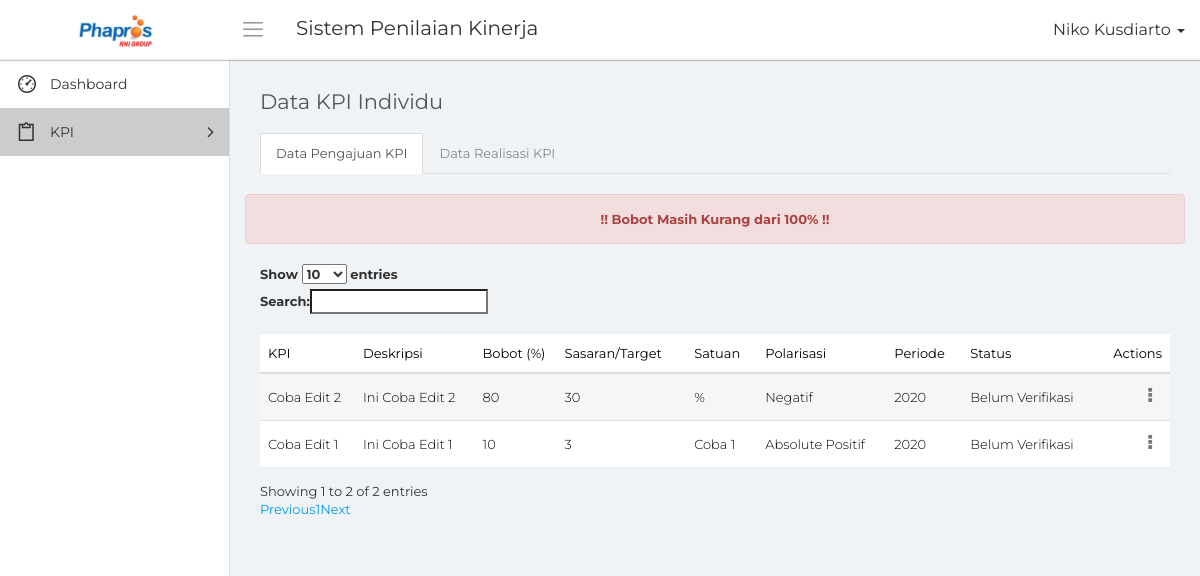
Before: /data_kpi.php (signed in) with the older database file.
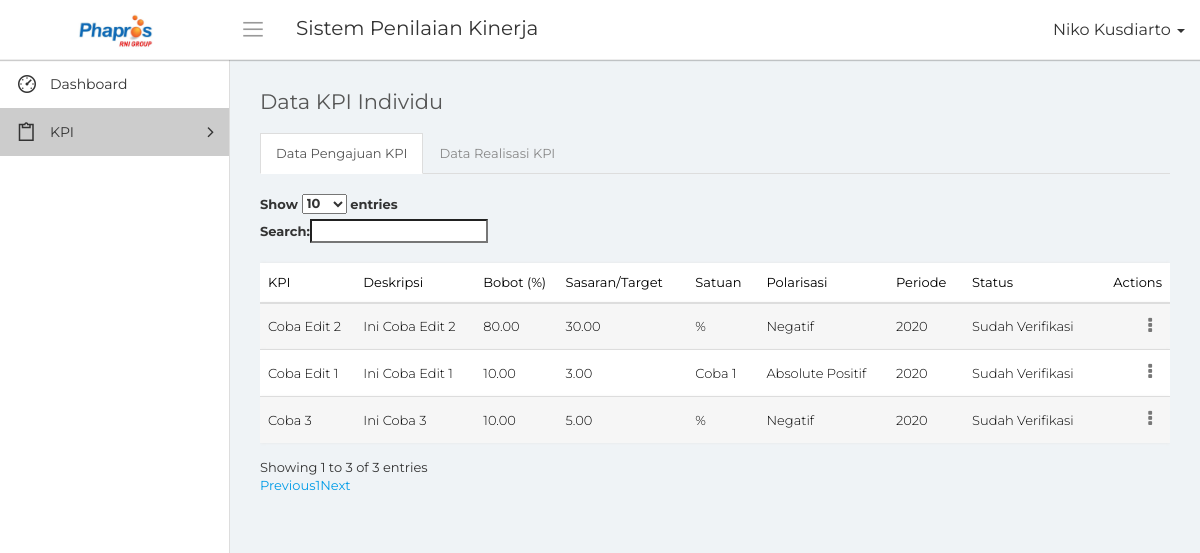
After: the same page with the newer database file.
### tables this page shows
CREATE TABLE `data_kpi` (
  `id_kpi` bigint(20) NOT NULL,
  `id_anggota` bigint(20) NOT NULL DEFAULT '0',
  `id_jabatan` bigint(20) NOT NULL DEFAULT '0',
  `id_unit` bigint(20) DEFAULT '0',
  `id_periode` bigint(20) NOT NULL DEFAULT '0',
  `kpi` text NOT NULL,
  `deskripsi` text NOT NULL,
  `bobot` decimal(20,2) NOT NULL DEFAULT '0.00',
  `sasaran` decimal(20,2) NOT NULL DEFAULT '0.00',
  `satuan` varchar(20) NOT NULL,
  `sifat_kpi` int(2) NOT NULL DEFAULT '0',
  `status` int(2) NOT NULL DEFAULT '0',
  `id_verifikator` bigint(20) NOT NULL DEFAULT '0',
  `tanggal_input` date NOT NULL,
  `tanggal_verifikasi` date NOT NULL
);

CREATE TABLE `mst_satuan` (
  `id_satuan` bigint(20) NOT NULL,
  `nama_satuan` varchar(50) NOT NULL,
  `jenis_polarisasi` text NOT NULL,
  `id_periode` bigint(20) NOT NULL,
  `tanggal_input` date NOT NULL
);

CREATE TABLE `mst_polarisasi` (
  `id_polarisasi` bigint(20) NOT NULL,
  `nama_polarisasi` varchar(50) NOT NULL,
  `id_periode` bigint(20) NOT NULL,
  `tanggal_input` date NOT NULL
);

CREATE TABLE `mst_periode` (
  `id_periode` bigint(20) NOT NULL,
  `tahun` int(10) NOT NULL,
  `status` int(5) NOT NULL
);

### conn/database.php (called while the page is built, shortened)
<?php
	class database{
		function __construct(){
			$this->connection = new mysqli('localhost', 'root', '','phapros_final');
		}
		function tampil_kpi($id_periode = null){
			$id_anggota = $_SESSION['id_anggota'];
			$id_jabatan = $_SESSION['id_jabatan'];
			$id_unit = $_SESSION['id_unit'];
			if($id_periode != null)
				$query = $this->connection->query("SELECT k.*, j.nama_jabatan, u.nama_unit, p.tahun, s.nama_satuan, pol.nama_polarisasi FROM data_kpi k LEFT JOIN mst_jabatan j ON j.id_jabatan = k.id_jabatan LEFT JOIN mst_unit u ON u.id_unit = k.id_unit LEFT JOIN mst_periode p ON p.id_periode = k.id_periode LEFT JOIN mst_satuan s ON s.id_satuan = k.satuan LEFT JOIN mst_polarisasi pol ON pol.id_polarisasi = k.sifat_kpi WHERE k.id_anggota = '$id_anggota' AND k.id_jabatan = '$id_jabatan' AND k.id_unit = '$id_unit' AND p.id_periode = '$id_periode'");
			while($tampil = $query->fetch_array())
				$hasil[] = $tampil;
			return $hasil;
		}
		function tampil_waktu_input(){
			$query = $this->connection->query("SELECT * FROM waktu_input");
			while($tampil = $query->fetch_array())
				$hasil[] = $tampil;
			return $hasil;
		}
		function tampil_akses(){
			$query = $this->connection->query("SELECT * FROM akses_menu");
			while($tampil = $query->fetch_array())
				$hasil[] = $tampil;
			return $hasil;
		}
		function tampil_periode($id_periode = null){
			if($id_periode == null)
				$query = $this->connection->query("SELECT * FROM mst_periode");
			else
				$query = $this->connection->query("SELECT * FROM mst_periode WHERE id_periode = '$id_periode'");
			while($tampil = $query->fetch_array())
				$hasil[] = $tampil;
			return $hasil;
		}
		function total_bobot($id_anggota = null, $id_jabatan = null, $id_unit = null, $id_periode = null)
		{
			$query = $this->connection->query("SELECT * FROM data_kpi WHERE id_anggota = '$id_anggota' AND id_jabatan = '$id_jabatan' AND id_unit = '$id_unit' AND id_periode = '$id_periode'");
			$jml = 0;
			while($tampil = $query->fetch_array())
				$jml = $jml + $tampil['bobot'];
			return $jml;
		}
	}
?>

### data_kpi.php (the view, shortened to what this page needs)
<?php
    include "conn/database.php";
    $db = new database();
    $nama = $_SESSION['nama'];
    $jabatan = $_SESSION['id_jabatan'];
    $id_anggotaD = $_SESSION['id_anggota'];
    $id_unitD = $_SESSION['id_unit'];
    foreach($db->tampil_periode() as $tampilP)
    {
        if($tampilP['status'] == 1)
        {
            $idA = $tampilP['id_periode'];
        }
    }
?>
<!DOCTYPE html>
<html>
    <head>
        <link rel="stylesheet" type="text/css" href="assets/css/bootstrap.min.css">
        <link rel="stylesheet" type="text/css" href="assets/css/font-awesome.min.css">
        <link rel="stylesheet" type="text/css" href="assets/css/line-awesome.min.css">
        <link rel="stylesheet" type="text/css" href="https://cdn.datatables.net/v/dt/dt-1.10.18/datatables.min.css"/>
		<link rel="stylesheet" type="text/css" href="assets/css/select2.min.css">
		<link rel="stylesheet" type="text/css" href="assets/css/bootstrap-datetimepicker.min.css">
        <link rel="stylesheet" type="text/css" href="assets/css/style.css">
    </head>
    <body>
        <div class="main-wrapper">
            <div class="header">
				<div class="header-left">
                    <a href="index.php" class="logo">
						<img src="assets/img/logo-phapros.jpg" width="75" height="" alt="">
					</a>
                </div>
				<a id="toggle_btn" href="javascript:void(0);"><i class="la la-bars"></i></a>
                <div class="page-title-box pull-left">
					<h3>Sistem Penilaian Kinerja</h3>
                </div>
				<ul class="nav navbar-nav navbar-right user-menu pull-right">
					<li class="dropdown">
						<a href="" class="dropdown-toggle user-link" data-toggle="dropdown" title="Admin">
							<span>
                                <?php echo $nama; ?>
                            </span>
							<i class="caret"></i>
						</a>
					</li>
				</ul>
            </div>
            <div class="sidebar" id="sidebar">
                <div class="sidebar-inner slimscroll">
					<div id="sidebar-menu" class="sidebar-menu">
						<ul>
							<li>
								<a href="index.php"><i class="la la-dashboard"></i> <span>Dashboard</span></a>
							</li>
                            <?php
                                foreach($db->tampil_akses() as $tampil)
                                {
                                    if($tampil['id_jabatan'] == $jabatan)
                                    {
                                        $m1 = $tampil['menu1'];
                                        $m2 = $tampil['menu2'];
                                        $m3 = $tampil['menu3'];
                                        $m4 = $tampil['menu4'];
                                        $m5 = $tampil['menu5'];
                                        $m6 = $tampil['menu6'];
                                        $m7 = $tampil['menu7'];
                                    }
                                }
                            ?>
                            <li class="active submenu">
								<a href="#"><i class="la la-clipboard"></i> <span> KPI</span> <span class="menu-arrow"></span></a>
							</li>
						</ul>
					</div>
                </div>
            </div>
            <div class="page-wrapper">
                <div class="content container-fluid">
					<div class="row">
						<div class="col-xs-6">
							<h4 class="page-title">Data KPI Individu</h4>
						</div>
					</div>
                    <ul class="nav nav-tabs">
                        <li class="active"><a data-toggle="tab" href="#dpk">Data Pengajuan KPI</a></li>
                        <li><a data-toggle="tab" href="#drk">Data Realisasi KPI</a></li>
                    </ul>
                    <div class="tab-content">
                        <div id="dpk" class="tab-pane fade in active">
                                <?php
                                    foreach($db->tampil_waktu_input() as $tampil)
                                    {
                                        $sekarang = date('Y-m-d');
                                        if($sekarang >= $tampil['tanggal_awal_input'] AND $sekarang <= $tampil['tanggal_akhir_input'] AND $tampil['jenis_input'] == 1)
                                            $b1 = 1;
                                        if($sekarang >= $tampil['tanggal_awal_input'] AND $sekarang <= $tampil['tanggal_akhir_input'] AND $tampil['jenis_input'] == 2)
                                            $b2 = 1;
                                    }
                                ?>
                            <div class="row">
                                <?php
                                    $ket = '';
                                    $totB = $db->total_bobot($id_anggotaD, $jabatan, $id_unitD, $idA);
                                    if($totB < 100)
                                        $ket = 'Bobot Masih Kurang dari 100%';
                                    else if($totB > 100)
                                        $ket = 'Bobot Lebih dari 100%';
                                    if($ket != '')
                                    {
                                        echo    '<div class="alert alert-danger">
                                                    <div class="row" style="vertical-align:bottom;">
                                                        <div class="col-md-12" align="center">
                                                            <b>!! '.$ket.' !!</b>
                                                        </div>
                                                    </div>
                                                </div>';
                                    }
                                ?>
                                <div class="col-md-12">
                                    <div class="table-responsive">
                                        <table class="table table-striped custom-table m-b-0 display" id="tabel">
                                            <thead>
                                                <tr>
                                                    <th>KPI</th>
                                                    <th>Deskripsi</th>
                                                    <th>Bobot (%)</th>
                                                    <th>Sasaran/Target</th>
                                                    <th>Satuan</th>
                                                    <th>Polarisasi</th>
                                                    <th>Periode</th>
                                                    <th>Status</th>
                                                    <th class="text-right">Actions</th>
                                                </tr>
                                            </thead>
                                            <tbody>
                                            <?php
                                                foreach($db->tampil_kpi($idA) as $data)
                                                {
                                            ?>
                                                    <tr>
                                                        <td><?php echo $data['kpi']; ?></td>
                                                        <td><?php echo $data['deskripsi']; ?></td>
                                                        <td><?php echo $data['bobot']; ?></td>
                                                        <td><?php echo $data['sasaran']; ?></td>
                                                        <td><?php echo $data['nama_satuan']; ?></td>
                                                        <td><?php echo $data['nama_polarisasi']; ?></td>
                                                        <td><?php echo $data['tahun']; ?></td>
                                                        <td><?php echo ($data['status'] == 0)?'Belum Verifikasi':'Sudah Verifikasi'; ?></td>
                                                        <td class="text-right">
                                                            <div class="dropdown">
                                                                <a href="#" class="action-icon dropdown-toggle" data-toggle="dropdown" aria-expanded="false"><i class="fa fa-ellipsis-v"></i></a>
                                                            </div>
                                                        </td>
                                                    </tr>
                                            <?php
                                                }
                                            ?>
                                            </tbody>
                                        </table>
                                    </div>
                                </div>
                            </div>
                        </div>
                    </div>
                </div>
            </div>
        </div>
    </body>
</html>

Changed rows visible on the page:
changed data_kpi "Coba Edit 2": bobot "80" → "80.00"; sasaran "30" → "30.00"; status "Belum Verifikasi" → "Sudah Verifikasi"
changed data_kpi "Coba Edit 1": bobot "10" → "10.00"; sasaran "3" → "3.00"; status "Belum Verifikasi" → "Sudah Verifikasi"
added data_kpi: kpi "Coba 3", deskripsi "Ini Coba 3", bobot "10.00", sasaran "5.00", mst_satuan.nama_satuan "%", mst_polarisasi.nama_polarisasi "Negatif", id_periode.tahun "2020", status "Sudah Verifikasi"
Other visible differences:
text written by a page script: "Show entries Search: Showing 1 to 2 of 2 entries Previous 1 Next" → "Show entries Search: Showing 1 to 3 of 3 entries Previous 1 Next"
$ket: "Bobot Masih Kurang dari 100%" → (not shown)
